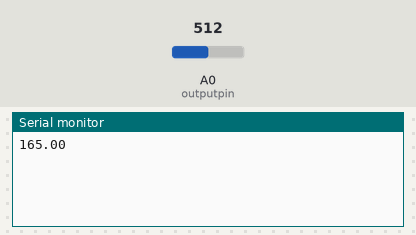
This sketch was run on a simulated ESP8266 (NodeMCU). On the bench: the last lines printed to the serial monitor. Inputs (shaded band) come from the test bench; at power-on: A0 (outputpin) = 512. WiFi joins after 1.5 s; servers stay silent unless stated.

Above: at 3.0 s.
3.1 s: A0 (outputpin) set to 716
At 4.4 s:
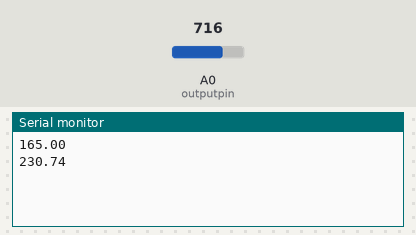
4.6 s: A0 (outputpin) set to 900
At 5.6 s:
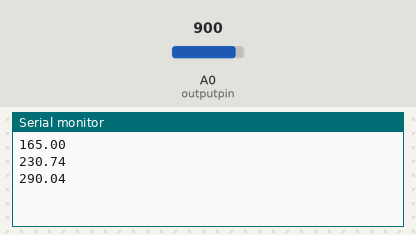
Timing chart, 0 to 7.6 s (numbered marks = the images above; inputs shaded):
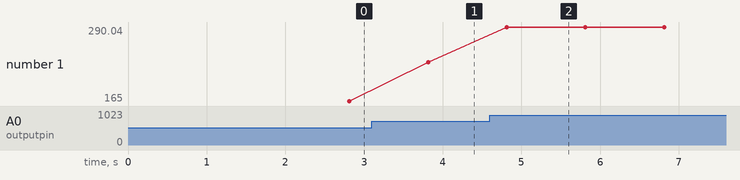

Measured:
- after the input at 3.1 s, the serial monitor: prints a new line after 0.71 s (image 1)
- after the input at 4.6 s, the serial monitor: prints a new line after 0.21 s (image 2)
- plotted number 1: 165 → 230.74 after the input at 3.1 s, 230.74 → 290.04 after the input at 4.6 s

The sketch:

Project_17_Monitoring_Suhu_Tampil_Grafik_Android.ino
```cpp
#define BLYNK_PRINT Serial
#include <ESP8266WiFi.h>
#include <BlynkSimpleEsp8266.h>
#include <SimpleTimer.h>

SimpleTimer timer;
int adc0;
int outputpin= A0;
float celcius,millivolts;

char auth[] = "";

char ssid[] = "";
char pass[] = "";

void setup()
{
  Serial.begin(115200);
  delay(10);
  Blynk.begin(auth, ssid, pass);
  timer.setInterval(1000, sendData);
}

void sendData()
{
  adc0 = analogRead(outputpin);
  millivolts = (adc0/1024.0) * 3300;
  celcius = millivolts/10;
  Serial.println(celcius);
  Blynk.virtualWrite(0, celcius);
}

void loop()
{
  Blynk.run();
  timer.run();
}
```
